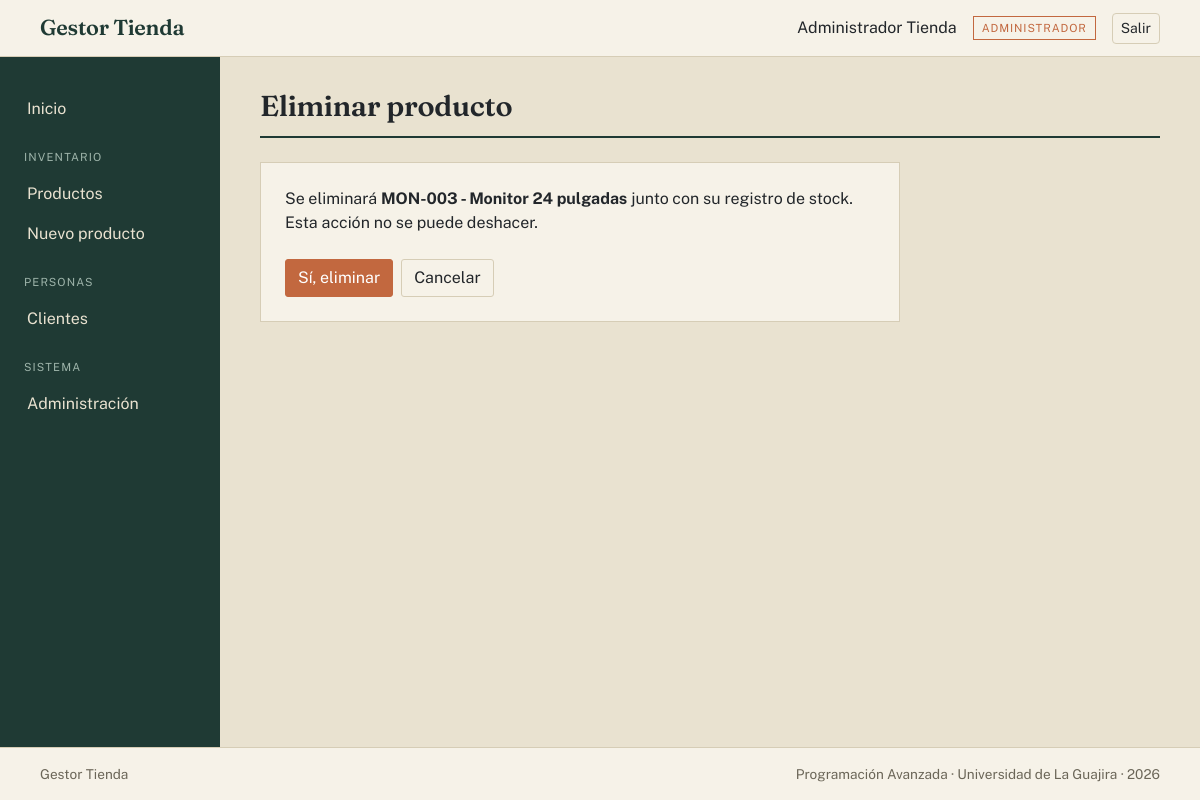
/productos/3/eliminar/ (signed in), run on the app's committed database.
### apps/usuarios/models.py (models this page shows, shortened)
class Usuario(AbstractUser):
    class Rol(models.TextChoices):
        ADMIN = "ADMIN", "Administrador"
        VENDEDOR = "VENDEDOR", "Vendedor"
        CLIENTE = "CLIENTE", "Cliente"
    pk_usu_id = models.BigAutoField(primary_key=True)
    usu_rol = models.CharField(
        "rol", max_length=10, choices=Rol.choices, default=Rol.CLIENTE
    )
    created_at = models.DateTimeField("creado", auto_now_add=True)
    updated_at = models.DateTimeField("actualizado", auto_now=True)
    class Meta:
        db_table = "tbl_usuario"
        ordering = ["last_name", "first_name"]
    @property
    def es_admin(self):
        return self.usu_rol == self.Rol.ADMIN
    @property
    def es_cliente(self):
        return self.usu_rol == self.Rol.CLIENTE

### apps/productos/models.py (models this page shows, shortened)
class Producto(CommonModel):
    pk_pro_id = models.BigAutoField(primary_key=True)
    pro_codigo = models.CharField("código", max_length=20, unique=True)
    pro_nombre = models.CharField("nombre", max_length=120)
    pro_descripcion = models.TextField("descripción", blank=True)
    pro_precio = models.DecimalField("precio de venta", max_digits=10, decimal_places=2)
    pro_activo = models.BooleanField("activo", default=True)
    class Meta:
        db_table = "tbl_producto"
        ordering = ["pro_nombre"]

### apps/productos/views.py (the view, shortened to what this page needs)
# urls.py: path("<int:pk>/eliminar/", views.eliminar_producto, name="eliminar"),
def eliminar_producto(request, pk):
    producto = get_object_or_404(Producto, pk=pk)
    return render(request, "productos/eliminar.html", {"producto": producto})

### templates/productos/eliminar.html (shortened to what this page needs)
{% extends "base.html" %}
{% block contenido %}
<div class="encabezado">
  <h1>Eliminar producto</h1>
</div>
<div class="panel" style="max-width: 640px;">
  <p>Se eliminará <strong>{{ producto.pro_codigo }} - {{ producto.pro_nombre }}</strong> junto con su registro de stock. Esta acción no se puede deshacer.</p>
  <form method="post" class="d-flex gap-2 mt-4">
    <button type="submit" class="btn btn-terracota">Sí, eliminar</button>
    <a href="{% url 'productos:lista' %}" class="btn btn-linea">Cancelar</a>
  </form>
</div>
{% endblock %}

### templates/partials/_navbar.html (shortened to what this page needs)
<header class="barra d-flex justify-content-between align-items-center">
  <a class="marca" href="{% url 'inicio' %}">Gestor Tienda</a>
  <div class="d-flex align-items-center gap-3">
    <span>{{ user.get_full_name|default:user.username }}</span>
    <span class="etiqueta-rol">{{ user.get_usu_rol_display }}</span>
    <form action="{% url 'usuarios:logout' %}" method="post" class="m-0">
      <button type="submit" class="btn btn-sm btn-linea">Salir</button>
    </form>
  </div>
</header>

### static/css/tienda.css (style rules this page uses)
:root { --pino: #1f3a34; --pino-claro: #2c5048; --arena: #e9e2d0; --arena-clara: #f6f2e8; --terracota: #c2683f; --terracota-oscura: #a5552f; --tinta: #22262a; --linea: #d6cdb6; --bs-body-font-family: "Public Sans", system-ui, sans-serif; --bs-body-color: var(--tinta); --bs-body-bg: var(--arena); --bs-border-color: var(--linea); --bs-link-color-rgb: 31, 58, 52; --bs-link-hover-color-rgb: 194, 104, 63; --bs-border-radius: 3px; }
body { min-height: 100vh; display: flex; flex-direction: column; background: var(--arena); }
h1, h2, h3, .marca { font-family: "Fraunces", Georgia, serif; font-weight: 600; letter-spacing: -0.01em; }
.barra { background: var(--arena-clara); border-bottom: 1px solid var(--linea); padding: 0.75rem 2.5rem; }
.barra .marca { color: var(--pino); font-size: 1.35rem; text-decoration: none; }
.etiqueta-rol { font-size: 0.7rem; text-transform: uppercase; letter-spacing: 0.08em; border: 1px solid var(--terracota); color: var(--terracota); padding: 0.15rem 0.5rem; }
.panel { background: var(--arena-clara); border: 1px solid var(--linea); padding: 1.5rem; }
.encabezado { display: flex; justify-content: space-between; align-items: end; border-bottom: 2px solid var(--pino); padding-bottom: 0.75rem; margin-bottom: 1.5rem; }
.encabezado h1 { margin: 0; font-size: 1.8rem; }
.btn-terracota { --bs-btn-bg: var(--terracota); --bs-btn-border-color: var(--terracota); --bs-btn-color: #fff; --bs-btn-hover-bg: var(--terracota-oscura); --bs-btn-hover-border-color: var(--terracota-oscura); --bs-btn-hover-color: #fff; --bs-btn-active-bg: var(--terracota-oscura); }
.btn-linea { --bs-btn-border-color: var(--linea); --bs-btn-color: var(--tinta); --bs-btn-hover-bg: var(--arena); --bs-btn-hover-border-color: var(--pino); }

### data on the page
Usuario: get_full_name "Administrador Tienda", usu_rol "ADMINISTRADOR"
Producto: pro_codigo "MON-003", pro_nombre "Monitor 24 pulgadas"
